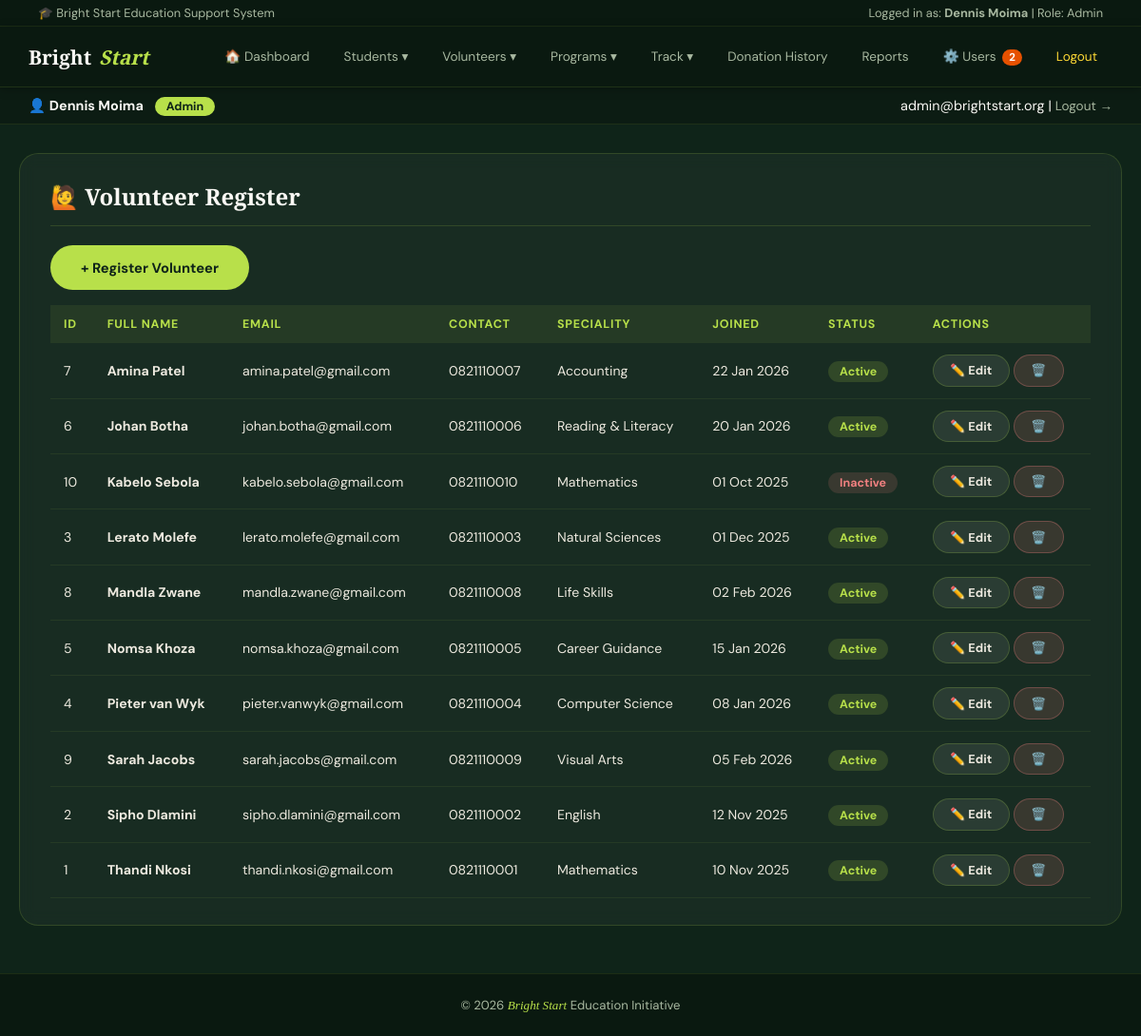
Page /volunteers.php (signed in) on the committed database.
### tables this page shows
CREATE TABLE tblvolunteer (
    VolunteerID       INT AUTO_INCREMENT PRIMARY KEY,
    FullName          VARCHAR(100) NOT NULL,
    ContactEmail      VARCHAR(150) NOT NULL,
    ContactNumber     VARCHAR(20)  NOT NULL,
    SubjectSpeciality VARCHAR(100) NOT NULL,
    JoinDate          DATE NOT NULL,
    Status            VARCHAR(20) NOT NULL DEFAULT 'Active'    
);

### volunteers.php (the view, shortened to what this page needs)
<?php
require_once 'includes/DBConn.php';
$action = $_GET['action'] ?? 'list';
$editVol = null;
$volunteers = $conn->query(
    "SELECT * FROM tblVolunteer ORDER BY FullName ASC"
);
?>
<!DOCTYPE html>
<html lang="en">
<head>
    <link rel="stylesheet" href="css/style.css">
</head>
<body>
<?php include 'includes/nav.php'; ?>
<div class="container">
    <?php if ($action === 'add' || $action === 'edit'): ?>
    <div class="card">
        <h2><?= $action==='edit' ? '✏️ Edit Volunteer' : '➕ Register Volunteer' ?></h2>
        <form method="POST" action="volunteers.php">
            <input type="hidden" name="action"
                   value="<?= $action==='edit' ? 'update' : 'add' ?>">
            <?php if ($editVol): ?>
                <input type="hidden" name="vol_id"
                       value="<?= $editVol['VolunteerID'] ?>">
            <?php endif; ?>
            <div class="form-grid-2">
                <div class="form-group">
                    <label>Full Name *</label>
                    <input type="text" name="full_name" required
                           value="<?= htmlspecialchars($editVol['FullName']??'') ?>"
                           placeholder="Nomsa Dlamini">
                </div>
                <div class="form-group">
                    <label>Contact Email *</label>
                    <input type="email" name="contact_email" required
                           value="<?= htmlspecialchars($editVol['ContactEmail']??'') ?>"
                           placeholder="nomsa@example.co.za">
                </div>
                <div class="form-group">
                    <label>Contact Number *</label>
                    <input type="text" name="contact_number" required
                           value="<?= htmlspecialchars($editVol['ContactNumber']??'') ?>"
                           placeholder="0823456789">
                </div>
                <div class="form-group">
                    <label>Subject Speciality *</label>
                    <input type="text" name="subject_speciality" required
                           value="<?= htmlspecialchars($editVol['SubjectSpeciality']??'') ?>"
                           placeholder="Mathematics">
                </div>
                <div class="form-group">
                    <label>Join Date *</label>
                    <input type="date" name="join_date" required
                           value="<?= $editVol['JoinDate']??date('Y-m-d') ?>">
                </div>
                <div class="form-group">
                    <label>Status *</label>
                    <select name="status">
                        <option value="Active"
                            <?= ($editVol['Status']??'')==='Active'?'selected':'' ?>>
                            Active
                        </option>
                        <option value="Inactive"
                            <?= ($editVol['Status']??'')==='Inactive'?'selected':'' ?>>
                            Inactive
                        </option>
                    </select>
                </div>
            </div>
            <div style="display:flex; gap:10px; margin-top:10px;">
                <button type="submit" class="btn btn-primary">
                    <?= $action==='edit' ? '💾 Update' : '✅ Register Volunteer' ?>
                </button>
                <a href="volunteers.php" class="btn btn-warning">Cancel</a>
            </div>
        </form>
    </div>
    <?php else: ?>
    <div class="card">
        <h2>🙋 Volunteer Register</h2>
        <div style="margin-bottom:16px;">
            <a href="volunteers.php?action=add" class="btn btn-accent">
                + Register Volunteer
            </a>
        </div>
        <table class="data-table">
            <thead>
                <tr>
                    <th>ID</th><th>Full Name</th><th>Email</th>
                    <th>Contact</th><th>Speciality</th>
                    <th>Joined</th><th>Status</th><th>Actions</th>
                </tr>
            </thead>
            <tbody>
            <?php if ($volunteers && $volunteers->num_rows > 0):
                while ($v = $volunteers->fetch_assoc()): ?>
                <tr>
                    <td><?= $v['VolunteerID'] ?></td>
                    <td><strong><?= htmlspecialchars($v['FullName']) ?></strong></td>
                    <td><?= htmlspecialchars($v['ContactEmail']) ?></td>
                    <td><?= htmlspecialchars($v['ContactNumber']) ?></td>
                    <td><?= htmlspecialchars($v['SubjectSpeciality']) ?></td>
                    <td><?= date('d M Y',strtotime($v['JoinDate'])) ?></td>
                    <td>
                        <span class="badge-<?= strtolower($v['Status']) ?>">
                            <?= $v['Status'] ?>
                        </span>
                    </td>
                    <td style="white-space:nowrap;">
                        <a href="volunteers.php?action=edit&id=<?= $v['VolunteerID'] ?>"
                           class="btn btn-warning btn-sm">✏️ Edit</a>
                        <a href="volunteers.php?delete=<?= $v['VolunteerID'] ?>"
                           class="btn btn-danger btn-sm"
                           onclick="return confirm('Delete this volunteer?')">
                            🗑️
                        </a>
                    </td>
                </tr>
            <?php endwhile;
            endif; ?>
            </tbody>
        </table>
    </div>
    <?php endif; ?>
</div>
<footer>
    <p>&copy; 2026 <span>Bright Start</span> Education Initiative</p>
</footer>
</body>
</html>

### css/style.css (style rules this page uses)
:root { --primary: #1a3a2a; --secondary: #2d5a3d; --green-deep: #0f2419; --accent: #b8e04a; --accent-dark: #d4f06e; --light-bg: #16301f; --white: #f9f8f4; --off-white: #ede9df; --text-dark: #f9f8f4; --text-light: #a8b8a0; --border: rgba(184,224,74,0.2); --success: #b8e04a; --warning: #f0a500; --danger: #f08080; --font: 'DM Sans', sans-serif; --font-heading:'Playfair Display', serif; }
*, *::before, *::after { box-sizing: border-box; margin: 0; padding: 0; }
body { font-family: var(--font); background: var(--green-deep); color: var(--white); min-height: 100vh; }
.container { max-width: 1200px; margin: 30px auto; padding: 0 20px; }
.card { background: rgba(255,255,255,0.04); border: 1px solid rgba(184,224,74,0.15); border-radius: 1.25rem; padding: 28px 32px; margin-bottom: 24px; backdrop-filter: blur(8px); }
.card h2 { margin-bottom: 20px; color: var(--white); font-family: var(--font-heading); font-size: 1.5rem; padding-bottom: 14px; border-bottom: 1px solid rgba(184,224,74,0.15); display: flex; align-items: center; gap: 8px; }
.btn { display: inline-block; padding: 0.85rem 2rem; border: none; border-radius: 100px; font-size: .92rem; font-weight: 700; cursor: pointer; text-decoration: none; font-family: var(--font); transition: background .2s, transform .15s, opacity .2s; }
.btn-accent { background: var(--accent); color: var(--green-deep); }
.btn-danger { background: rgba(240,128,128,0.15); color: #f08080; border: 1px solid rgba(240,128,128,0.3); }
.btn-warning { background: rgba(255,255,255,0.08); color: var(--off-white); border: 1px solid rgba(184,224,74,0.2); }
.btn-sm { padding: 0.45rem 1.1rem; font-size: .8rem; }
.data-table { width: 100%; border-collapse: collapse; font-size: .88rem; margin-top: 8px; }
.data-table thead tr { background: rgba(184,224,74,0.08); }
.data-table thead th { padding: 12px 14px; text-align: left; font-weight: 700; color: var(--accent); font-size: .78rem; letter-spacing: .06em; text-transform: uppercase; }
.data-table tbody tr { border-bottom: 1px solid rgba(184,224,74,0.08); transition: background .15s; }
.data-table tbody td { padding: 12px 14px; vertical-align: middle; color: var(--off-white); }
.badge-active, .badge-present { background: rgba(184,224,74,0.15); color: var(--accent); border-radius: 100px; padding: 3px 12px; font-size: .78rem; font-weight: 700; }
.badge-inactive, .badge-absent { background: rgba(240,128,128,0.15); color: #f08080; border-radius: 100px; padding: 3px 12px; font-size: .78rem; font-weight: 700; }
footer { background: rgba(10,24,16,0.9); color: var(--text-light); text-align: center; padding: 24px; font-size: .82rem; margin-top: 50px; border-top: 1px solid rgba(184,224,74,0.1); }
footer span { color: var(--accent); font-style: italic; font-family: var(--font-heading); }

### rows in the picture
tblvolunteer: VolunteerID "7", FullName "Amina Patel", ContactEmail "amina.patel@gmail.com", ContactNumber "0821110007", SubjectSpeciality "Accounting", JoinDate "22 Jan 2026", Status "Active"
tblvolunteer: VolunteerID "6", FullName "Johan Botha", ContactEmail "johan.botha@gmail.com", ContactNumber "0821110006", SubjectSpeciality "Reading & Literacy", JoinDate "20 Jan 2026", Status "Active"
tblvolunteer: VolunteerID "10", FullName "Kabelo Sebola", ContactEmail "kabelo.sebola@gmail.com", ContactNumber "0821110010", SubjectSpeciality "Mathematics", JoinDate "01 Oct 2025", Status "Inactive"
tblvolunteer: VolunteerID "3", FullName "Lerato Molefe", ContactEmail "lerato.molefe@gmail.com", ContactNumber "0821110003", SubjectSpeciality "Natural Sciences", JoinDate "01 Dec 2025", Status "Active"
tblvolunteer: VolunteerID "8", FullName "Mandla Zwane", ContactEmail "mandla.zwane@gmail.com", ContactNumber "0821110008", SubjectSpeciality "Life Skills", JoinDate "02 Feb 2026", Status "Active"
tblvolunteer: VolunteerID "5", FullName "Nomsa Khoza", ContactEmail "nomsa.khoza@gmail.com", ContactNumber "0821110005", SubjectSpeciality "Career Guidance", JoinDate "15 Jan 2026", Status "Active"
tblvolunteer: VolunteerID "4", FullName "Pieter van Wyk", ContactEmail "pieter.vanwyk@gmail.com", ContactNumber "0821110004", SubjectSpeciality "Computer Science", JoinDate "08 Jan 2026", Status "Active"
tblvolunteer: VolunteerID "9", FullName "Sarah Jacobs", ContactEmail "sarah.jacobs@gmail.com", ContactNumber "0821110009", SubjectSpeciality "Visual Arts", JoinDate "05 Feb 2026", Status "Active"
tblvolunteer: VolunteerID "2", FullName "Sipho Dlamini", ContactEmail "sipho.dlamini@gmail.com", ContactNumber "0821110002", SubjectSpeciality "English", JoinDate "12 Nov 2025", Status "Active"
tblvolunteer: VolunteerID "1", FullName "Thandi Nkosi", ContactEmail "thandi.nkosi@gmail.com", ContactNumber "0821110001", SubjectSpeciality "Mathematics", JoinDate "10 Nov 2025", Status "Active"

### other values in the picture
$currentUser "Dennis Moima"
$currentRole "Admin"
$pendingNavCount "2"
$currentEmail "admin@brightstart.org"
